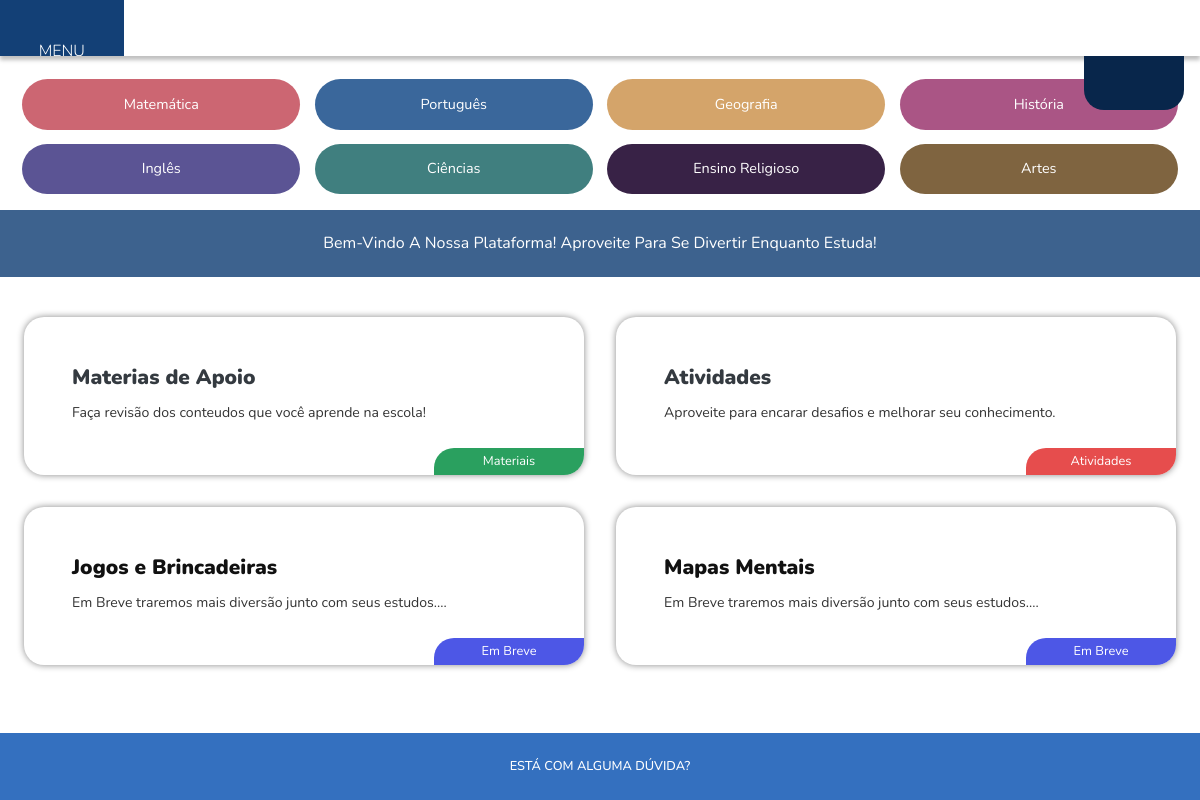
The page / on the database its author committed.
### app_psec/models.py (models this page shows)
class Disciplina(models.Model):
    nome = models.CharField(max_length=100)
    numero = models.DecimalField(max_digits=2, decimal_places=0)
    def __str__(self):
        return self.nome

### app_psec/views.py (the view)
# urls.py: 2. Add a URL to urlpatterns:  path('', views.home, name='home')
def home(request):
    diciplinas = Disciplina.objects.all()
    atividades = Atividade.objects.all()
    return render(request, 'home.html', {'atividades': atividades, 'diciplinas': diciplinas})

### app_psec/templates/home.html (shortened to what this page needs)
{% extends 'base.html' %}
    {% block sub_header %}
        <div class="container-fluid">
            <div class="hello_world">
                <a id="main-toggle2" href="#" class="nav-link text-white z-1">
                    <i class="bi bi-arrow-up-short"></i>
                </a>
            </div>
            <div id="main2" class="row row-cols-2 row-cols-xl-4 pt-3 pb-2">
                {% for diciplina in diciplinas %}
                    <div class="col p-0">
                        <span class="diciplina-home c{{diciplina.numero}}">
                            <a class="text-white" href="">{{ diciplina }}</a>
                        </span>
                    </div>
                {% endfor %}
            </div>
        </div>
    {% endblock %}
    {% block content %}
        <section>
            <h2 class="page_title">Bem-vindo a nossa plataforma! Aproveite para se divertir enquanto estuda!</h2>
            <div class="row row-cols-1 row-cols-xl-2 px-2 mt-4 mx-0 mb-0 text-dark">
                <div class="col p-0">
                    <div class="post p-5">
                        <div class="post_content">
                            <h2><a class="text-dark" href="todos-materiais/">Materias de Apoio</a></h2>
                            <p class="py-1">Faça revisão dos conteudos que você aprende na escola!</p>
                            <span class="py-1 dificuldade d1">Materiais</span>
                        </div>
                    </div>
                </div>
                <div class="col p-0">
                    <div class="post p-5">
                        <div class="post_content">
                            <h2><a class="text-dark" href="todas-atividades/">Atividades</a></h2>
                            <p class="py-1">Aproveite para encarar desafios e melhorar seu conhecimento.</p>
                            <span class="py-1 dificuldade d3">Atividades</span>
                        </div>
                    </div>
                </div>
                <div class="col p-0">
                    <div class="post p-5">
                        <div class="post_content">
                            <h2>Jogos e Brincadeiras</a></h2>
                            <p class="py-1">Em Breve traremos mais diversão junto com seus estudos....</p>
                            <span class="py-1 dificuldade d2">Em Breve</span>
                        </div>
                    </div>
                </div>
                <div class="col p-0">
                    <div class="post p-5">
                        <div class="post_content">
                            <h2>Mapas Mentais</h2>
                            <p class="py-1">Em Breve traremos mais diversão junto com seus estudos....</p>
                            <span class="py-1 dificuldade d2">Em Breve</span>
                        </div>
                    </div>
                </div>
            </div>
    </section>
{% endblock %}

### app_psec/static/css/style.css (style rules this page uses)
body { background-color: #fff; color: #000; font-family: 'Nunito', sans-serif; font-weight: 400; font-size: 16px; }
.bi { color: #fff; font-size: 1.6em; }
.row { position: relative; box-sizing: border-box; width: 100%; }
.container-fluid { position: relative; }
.z-1 { z-index: 3; }
.c1 { background-color: #CC6672; }
.c2 { background-color: #3A679B; }
.c3 { background-color: #AA5585; }
.c4 { background-color: #D4A46A; }
.c5 { background-color: #5B5494; }
.c6 { background-color: #407F7F; }
.c7 { background-color: #382246; }
.c8 { background-color: #7f6440; }
.diciplina-home { color: #fff; padding: 1em; font-size: .9em; margin: .5em .5em; text-align: center; border-radius: 30px; display: block; }
.post { background-color: #f1f1f1; color: #111; padding: 1.5em; margin: 1em; box-sizing: border-box; background: #FFFFFF; box-shadow: 0px 0px 7.37px rgba(0, 0, 0, 0.47); border-radius: 20px; position: relative; }
.post p { font-size: 0.88em; color: #333; margin: 0; }
.post h2 { font-size: 1.3em; font-weight: 900; }
.dificuldade { color: #fff; text-align: center; width: 150px; position: absolute; font-weight: 400; font-size: .8em; bottom: 0; right: 0; border-radius: 20px 0 20px 0; }
.d1 { background-color: #2aa05f; }
.d2 { background-color: #4d57e6; }
.d3 { background-color: #e64d4d; }
.page_title { background: #134076d1; padding: 1.5em; font-size: 1em; display: block; box-sizing: border-box; color: #fff; margin: 0 auto; font-weight: 400; text-transform: capitalize; text-align: center; }
.hello_world { background-color: transparent; display: flex; align-self: center; }
#main-toggle2 { font-size: 1em; background-color: #08264b; padding: .5em 1em; border-radius: 0 0 20px 20px; position: absolute; right: 1em; top: 0; }
#main2 { margin: 0 auto; transition: all .3s ease-in-out; }
section { margin-bottom: 7em; }
@media screen and (min-width: 768px) { #main-toggle2 { padding: .5em 2.5em; } }

### rows shown on the page
Disciplina: nome "Matemática"
Disciplina: nome "Português"
Disciplina: nome "Geografia"
Disciplina: nome "História"
Disciplina: nome "Inglês"
Disciplina: nome "Ciências"
Disciplina: nome "Ensino Religioso"
Disciplina: nome "Artes"
